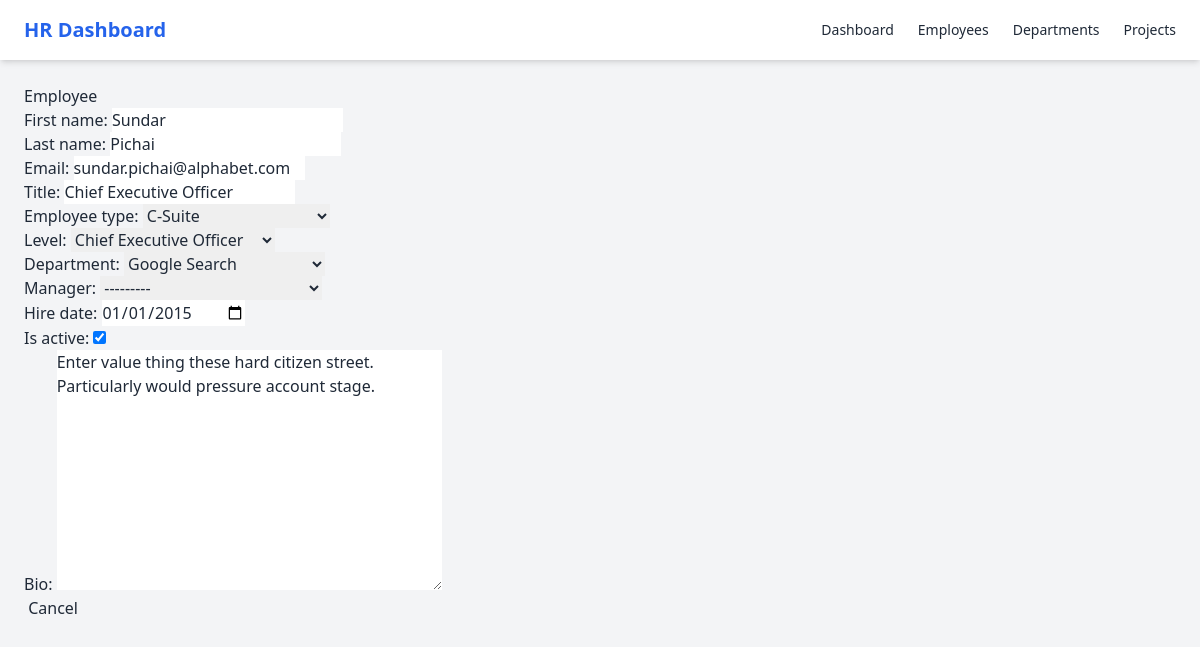
Screenshot of /employees/1/update/ with the database file from the repository.
### hrms/models.py (models this page shows, shortened)
class Employee(models.Model):
    first_name = models.CharField(max_length=100)
    last_name = models.CharField(max_length=100)
    email = models.EmailField(unique=True)
    title = models.CharField(max_length=200)
    employee_type = models.CharField(
        max_length=2,
        choices=EmployeeType.choices,
        default=EmployeeType.INDIVIDUAL_CONTRIBUTOR,
    )
    level = models.CharField(
        max_length=5,
        choices=EmployeeLevel.choices,
        default=EmployeeLevel.L1,
    )
    department = models.ForeignKey(
        Department,
        null=True,
        blank=True,
        on_delete=models.SET_NULL,
        related_name="employees",
    )
    manager = models.ForeignKey(
        "self",
        null=True,
        blank=True,
        on_delete=models.SET_NULL,
        related_name="direct_reports",
    )
    hire_date = models.DateField()
    is_active = models.BooleanField(default=True)
    bio = models.TextField(blank=True)
    created_at = models.DateTimeField(auto_now_add=True)
    updated_at = models.DateTimeField(auto_now=True)
    def __str__(self):
        return f"{self.first_name} {self.last_name} ({self.level})"
    class Meta:
        ordering = ["last_name", "first_name"]

### hrms/views.py (the view)
# urls.py: path("employees/<int:pk>/update/",   views.EmployeeUpdateView.as_view(), name="employee_update"),
class EmployeeUpdateView(UpdateView):
    model = Employee
    form_class = EmployeeForm
    template_name = "hrms/employees/employee_form.html"

### hrms/forms.py
class EmployeeForm(forms.ModelForm):
    class Meta:
        model = Employee
        fields = [
            "first_name", "last_name", "email", "title",
            "employee_type", "level", "department", "manager",
            "hire_date", "is_active", "bio",
        ]
        widgets = {
            "hire_date": forms.DateInput(attrs={"type": "date"}),
        }

### hrms/models.py (called while the page is built)
    def __str__(self):
        return self.name

### hrms/templates/hrms/employees/employee_form.html (shortened to what this page needs)
{% extends "hrms/base.html" %}
{% block content %}
<h1>{{ action }} Employee</h1>
<form
  hx-post="{% if object %}{% url 'hrms:employee_update' object.pk %}{% else %}{% url 'hrms:employee_create' %}{% endif %}"
  hx-target="#form-result"
  hx-swap="innerHTML"
>
  {{ form.as_p }}
  <a href="{% url 'hrms:employee_list' %}">Cancel</a>
</form>
{% endblock %}

### rows the page displays
Employee: first_name "Sundar", last_name "Pichai", email "sundar.pichai@alphabet.com", title "Chief Executive Officer", employee_type "C-Suite", level "Chief Executive Officer", department "Google Search", manager "---------", hire_date "01/01/2015", is_active "☑", bio "Enter value thing these hard citizen street. Particularly would pressure account stage."
